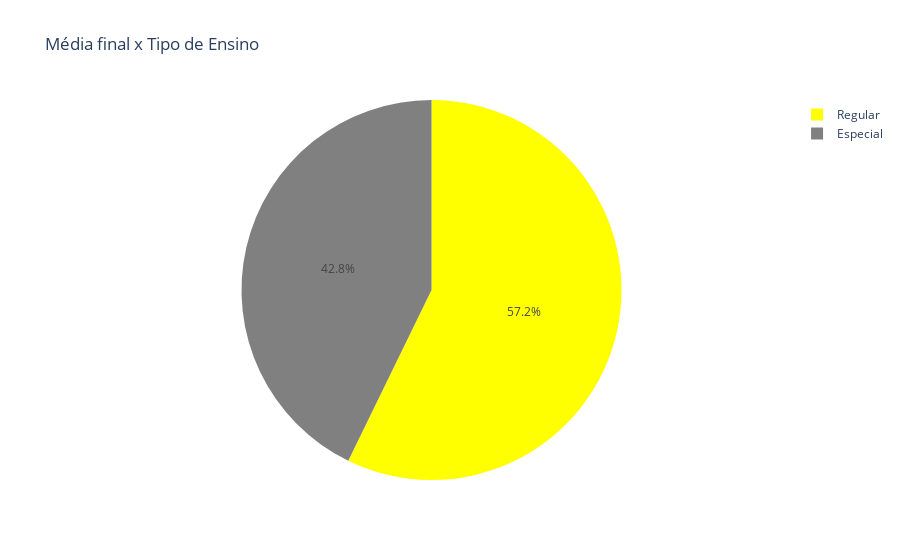

The notebook cell this image was saved under:
### Markdown cell above
* Porém a dominância acontece apenas em quantidade mas não em qualidade, pois este gráfico mostra a igualdade de conhecimento entre generos.

**Outra opcao para esses graficos**

* Você sabia que as mulheres são verdadeiras protagonistas quando se trata de participação nas provas do ENEM? Representando 61.1% das inscrições. Apesar dessa dominância numérica, os dados revelam igualdade de conhecimento entre os gêneros.

### Code cell
import plotly.express as px

# Dados de exemplo
data = {'Tipo de Ensino': ['Regular', 'Especial'],
        'Média Final': [412.2728, 308.2661]} 

# Criar um DataFrame a partir dos dados
import pandas as pd
dfex = pd.DataFrame(data)

# Criar o gráfico de pizza
fig = px.pie(dfex, names='Tipo de Ensino', values='Média Final', title='Média final x Tipo de Ensino',color_discrete_sequence=['yellow','gray'])

# Exibir o gráfico 
fig.show()

### Figure 1 — Plotly figure (JSON) as saved in the notebook; plotly's stock layout.template omitted (floating-point values rounded to 4 significant figures)
{"data": [{"domain": {"x": [0, 1], "y": [0, 1]}, "hovertemplate": "Tipo de Ensino=%{label}<br>Média Final=%{value}<extra></extra>", "labels": ["Regular", "Especial"], "legendgroup": "", "name": "", "showlegend": true, "type": "pie", "values": [412.3, 308.3]}], "layout": {"legend": {"tracegroupgap": 0}, "piecolorway": ["yellow", "gray"], "title": {"text": "Média final x Tipo de Ensino"}}}
